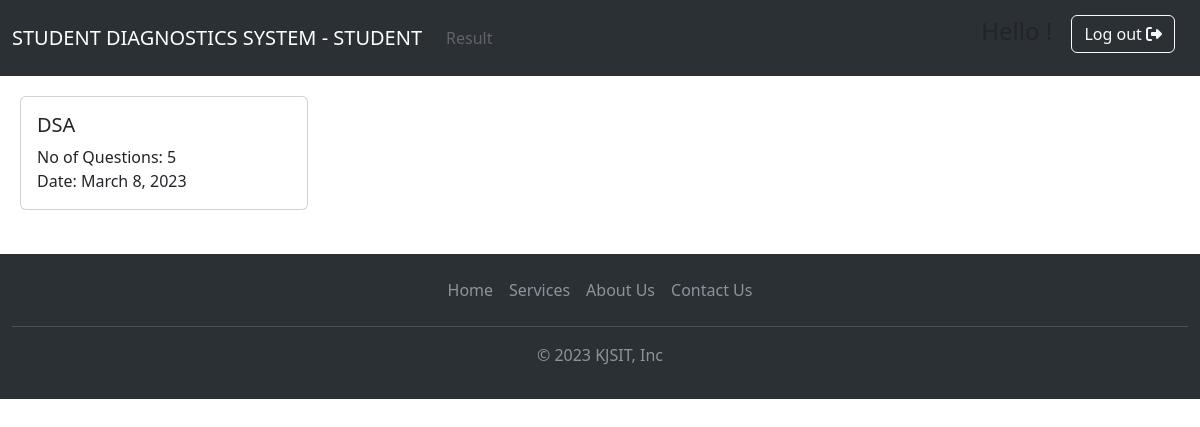
The page /quiz on the database as committed earlier.
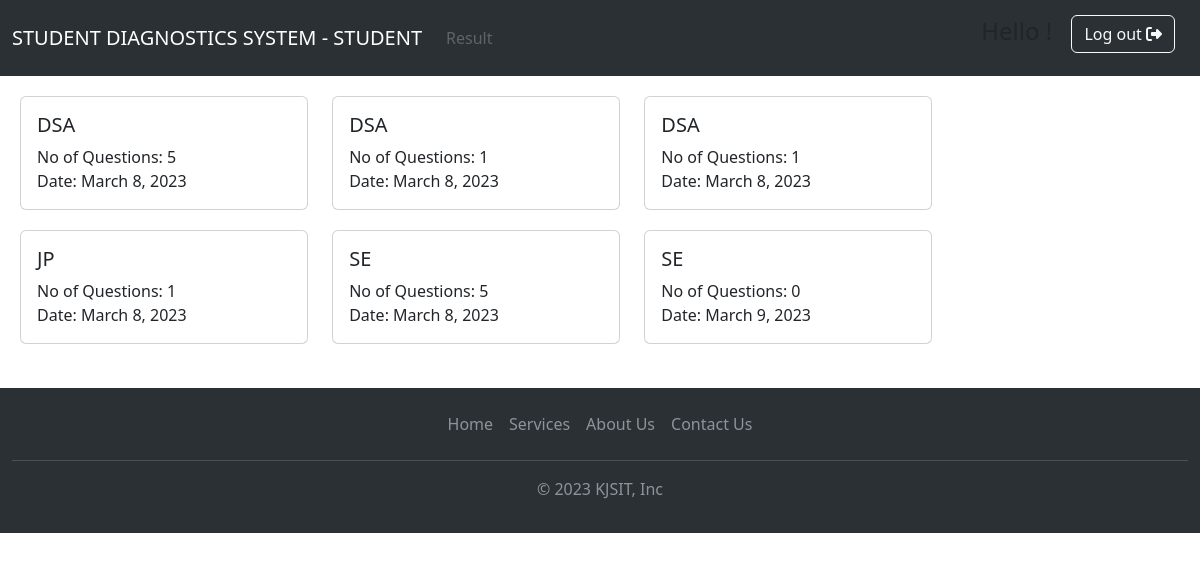
The same page on the database as committed later.
### home/models.py (models this page shows)
class test(models.Model):
    subject=models.CharField(max_length=100)
    qno=models.IntegerField()
    datee=models.DateField()

### home/views.py (the view)
# urls.py: path('quiz',views.quiz, name='quiz'),
def quiz(request):
    data = test.objects.all()
    print(data)
    return render(request, 'student/quiz.html',{'data':data})

### templates/student/quiz.html (shortened to what this page needs)
{%extends 'student/baseDash.html' %}
{%block cssfile%}<link rel="stylesheet" href="/static/css/student/dash/dash.css">{%endblock cssfile%}
{%block body%}
        <div class="" style="margin:10px; display:inline-block;">
            {%for i in data%}
            <div class="" style="margin:10px; display:inline-block;">
                <div class="card" style="width: 18rem;" >
                    <div class="card-body">
                      <h5 class="card-title">{{i.subject}}</h5>
                      <p class="card-text">No of Questions: {{i.qno}}<br>Date: {{i.datee}}</p>
                    </div>
                  </div>
                </div>
            {%endfor%}
        </div>
{%endblock body%}

### templates/student/baseDash.html (shortened to what this page needs)
<!doctype html>
<html lang="en">
  <head>
    {%block cssfile%}{%endblock cssfile%}
    <link href="https://cdn.jsdelivr.net/npm/bootstrap@5.3.0-alpha1/dist/css/bootstrap.min.css" rel="stylesheet">
  </head>
  <body>
    <nav class="navbar navbar-expand-lg bg-dark bg-body-tertiary" data-bs-theme="dark">
        <div class="container-fluid">
          <a class="navbar-brand" href="#">STUDENT DIAGNOSTICS SYSTEM - STUDENT</a>
          <div class="collapse navbar-collapse" id="navbarSupportedContent">
            <ul class="navbar-nav me-auto mb-2 mb-lg-0">
              <li class="nav-item">
                <a class="nav-link disabled" href="#">Result</a>
              </li>
            </ul>
                <h4 class="nav-item">Hello {{fname}}!
                  <button class="btn" type="submit" ><a class=" btn btn-outline-light" href="/signoutstudent">Log out <i class="fa fa-sign-out"></i></a></button></h4>
          </div>
        </div>
      </nav>
      {% block body %}
      {% endblock body %}
      <div class="container-fluid mx-0 bg-dark  bg-body-tertiary" data-bs-theme="dark">
        <footer class="py-3 my-4">
          <ul class="nav justify-content-center border-bottom pb-3 mb-3">
            <li class="nav-item"><a href="/" class="nav-link px-2 text-muted">Home</a></li>
            <li class="nav-item"><a href="/services" class="nav-link px-2 text-muted">Services</a></li>
            <li class="nav-item"><a href="/about" class="nav-link px-2 text-muted">About Us</a></li>
            <li class="nav-item"><a href="/contact" class="nav-link px-2 text-muted">Contact Us</a></li>
          </ul>
          <p class="text-center text-muted">&copy; 2023 KJSIT, Inc</p>
        </footer>
      </div>
    </body>
</html>

### static/css/student/dash/dash.css (style rules this page uses)
body { background-color:#3388fe; }

Rows that differ between the two databases and show on the page:
added test: subject "DSA", qno "1", datee "March 8, 2023"
added test: subject "DSA", qno "1", datee "March 8, 2023"
added test: subject "JP", qno "1", datee "March 8, 2023"
added test: subject "SE", qno "5", datee "March 8, 2023"
added test: subject "SE", qno "0", datee "March 9, 2023"
